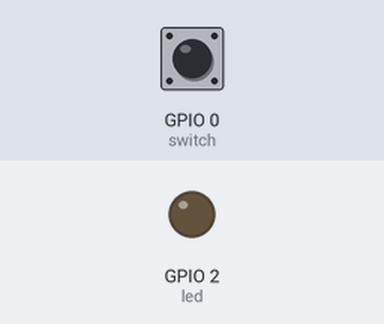
Bench run of a program on a simulated ESP32 board running MicroPython. On the bench: output pins drawn as LEDs (lit = HIGH). Inputs (shaded band) come from the test bench; at power-on: GPIO 0 (switch) HIGH.

Above: at 1.2 s.
1.3 s: GPIO 0 (switch) pulled LOW for 0.15 s
At 1.37 s:
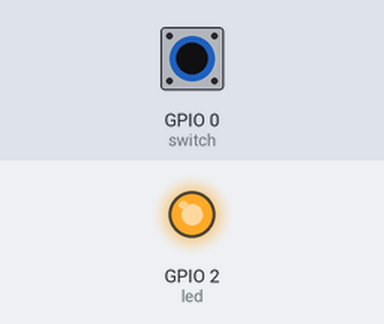
2.9 s: GPIO 0 (switch) pulled LOW for 3.2 s
At 6.4 s:
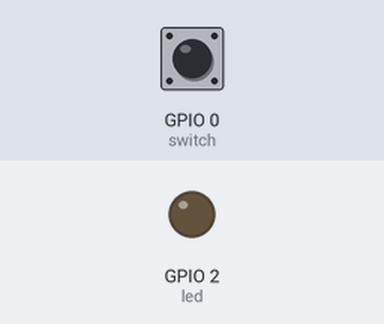
Timing chart, 0 to 7.9 s (numbered marks = the images above; inputs shaded):
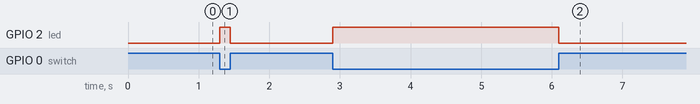

The program:

switch.py
```python
import machine
import time

led = machine.Pin(2,machine.Pin.OUT)

switch = machine.Pin(0,machine.Pin.IN)

while True:
    if(switch.value() ==0):
        led.on()
    else:
        led.off()

        
```

Measured:
- after the input at 1.3 s, GPIO 2 (led): LOW → HIGH at once, → LOW 0.15 s later
- after the input at 2.9 s, GPIO 2 (led): LOW → HIGH at once, → LOW 3.2 s later
